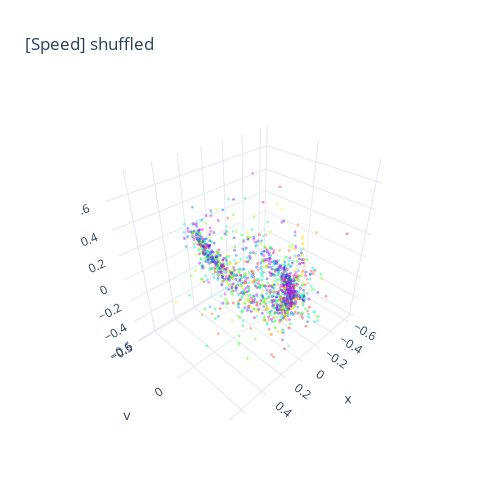

The code cell stored with this chart in its notebook:
### Code cell
# Visualized embedding
fig = cebra.integrations.plotly.plot_embedding_interactive(cebra_behavior_model_comb4_embedding_shuffled,
                                                           embedding_labels = y_train.iloc[:, 1],
                                                           title = "[Speed] shuffled",
                                                           cmap = "gist_rainbow")
fig.show()

### Figure 1 — Plotly figure (JSON) as saved in the notebook; plotly's stock layout.template omitted (floating-point values rounded to 4 significant figures; data arrays with more than 128 entries replaced by an {"elided": "..."} marker saying what was removed)
{"data": [{"marker": {"color": {"elided": "1398 float values"}, "colorscale": [[0, "rgb(255, 0, 40)"], [0.1, "rgb(255, 93, 0)"], [0.2, "rgb(255, 234, 0)"], [0.3, "rgb(140, 255, 0)"], [0.4, "rgb(0, 255, 0)"], [0.5, "rgb(0, 255, 139)"], [0.6, "rgb(0, 235, 255)"], [0.7, "rgb(0, 94, 255)"], [0.8, "rgb(41, 0, 255)"], [0.9, "rgb(182, 0, 255)"], [1, "rgb(255, 0, 191)"]], "opacity": 0.4, "size": 1}, "mode": "markers", "name": "0          0.485000\n3          3.547000\n6          6.583500\n7          7.596250\n8          8.607950\n           ...     \n1741    1763.326400\n1742    1764.336900\n1743    1765.350950\n1745    1767.373100\n1747    1769.412429\nName: Time, Length: 1398, dtype: float64", "type": "scatter3d", "x": {"elided": "1398 float values"}, "y": {"elided": "1398 float values"}, "z": {"elided": "1398 float values"}}], "layout": {"height": 500, "showlegend": false, "title": {"text": "[Speed] shuffled"}, "width": 500}}
